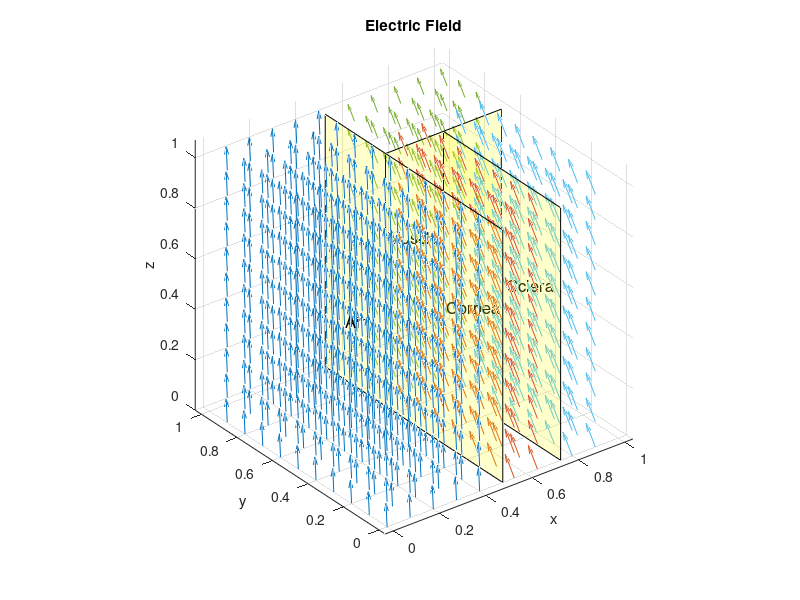

This chart was generated by the following MATLAB code:
%Initialize E0 or E air
Ex_air = 2;
Ey_air = 3;
Ez_air = 4;

%Intitialize organ name and organ epslon
muscle = 'Muscle';
muscle_e = 53.649;
cornea = 'Cornea';
cornea_e = 50.742;
sclera = 'Sclera';
sclera_e = 51.859;

% Calculate magnitude of electric field
magnitude_air = sqrt(Ex_air^2 + Ey_air^2 + Ez_air^2);

% Component Calculation
Ex_muscle = Ex_air / muscle_e
Ey_muscle = Ey_air
Ez_muscle = Ez_air
magnitude_muscle = sqrt(Ex_muscle^2 + Ey_muscle^2 + Ez_muscle^2)

Ex_cornea = Ex_air / cornea_e
Ey_cornea = Ey_air
Ez_cornea = Ez_air
magnitude_cornea = sqrt(Ex_cornea^2 + Ey_cornea^2 + Ez_cornea^2)

Ex_sclera = cornea_e*Ex_cornea / sclera_e
Ey_sclera = Ey_cornea
Ez_sclera = Ez_cornea
magnitude_sclera = sqrt(Ex_sclera^2 + Ey_sclera^2 + Ez_sclera^2)

% Grid Visualization
[x_air, y_air, z_air] = meshgrid(0:0.1:0.49, 0:0.1:0.99, 0:0.1:1);
[x_muscle, y_muscle, z_muscle] = meshgrid(0.55:0.1:0.99, 0.7:0.1:0.99, 0:0.1:1);
[x_cornea, y_cornea, z_cornea] = meshgrid(0.55:0.1:0.74, 0:0.1:0.6, 0:0.1:1);
[x_sclera, y_sclera, z_sclera] = meshgrid(0.8:0.1:0.99, 0:0.1:0.6, 0:0.1:1);

% Electric Field Components on The Grid
Ex_air_grid = Ex_air * ones(size(x_air));
Ey_air_grid = Ey_air * ones(size(y_air));
Ez_air_grid = Ez_air * ones(size(z_air));

Ex_muscle_grid = Ex_muscle * ones(size(x_muscle));
Ey_muscle_grid = Ey_muscle * ones(size(y_muscle));
Ez_muscle_grid = Ez_muscle * ones(size(z_muscle));

Ex_cornea_grid = Ex_cornea * ones(size(x_cornea));
Ey_cornea_grid = Ey_cornea * ones(size(y_cornea));
Ez_cornea_grid = Ez_cornea * ones(size(z_cornea));

Ex_sclera_grid = Ex_sclera * ones(size(x_sclera));
Ey_sclera_grid = Ey_sclera * ones(size(y_sclera));
Ez_sclera_grid = Ez_sclera * ones(size(z_sclera));

% Electric Field Plot
figure;
quiver3(x_air, y_air, z_air, Ex_air_grid, Ey_air_grid, Ez_air_grid);
hold on;
quiver3(x_muscle, y_muscle, z_muscle, Ex_muscle_grid, Ey_muscle_grid, Ez_muscle_grid);
hold on;
quiver3(x_cornea, y_cornea, z_cornea, Ex_cornea_grid, Ey_cornea_grid, Ez_cornea_grid);
hold on;
quiver3(x_sclera, y_sclera, z_sclera, Ex_sclera_grid, Ey_sclera_grid, Ez_sclera_grid);
xlabel('x');
ylabel('y');
zlabel('z');
title('Electric Field');
axis equal;
grid on;
hold on;

% Text Plot
text(0.25, 0.5, 0.5, 'Air', 'FontSize', 12, 'Color', 'black', 'HorizontalAlignment', 'center');
text(0.75, 0.83, 0.5, muscle, 'FontSize', 12, 'Color', 'black', 'HorizontalAlignment', 'center');
text(0.625, 0.33, 0.5, cornea, 'FontSize', 12, 'Color', 'black', 'HorizontalAlignment', 'center');
text(0.875, 0.33, 0.5, sclera, 'FontSize', 12, 'Color', 'black', 'HorizontalAlignment', 'center');

% Border Plot
x_border = [0.5, 0.5, 0.5, 0.5];
y_border = [0, 1, 1, 0];
z_border = [0, 0, 1, 1];
patch(x_border, y_border, z_border, 'y', 'FaceAlpha', 0.2);

x_border = [0.5, 1, 1, 0.5];
y_border = [0.66, 0.66, 0.66, 0.66];
z_border = [0, 0, 1, 1];
patch(x_border, y_border, z_border, 'y', 'FaceAlpha', 0.2);

x_border = [0.75, 0.75, 0.75, 0.75];
y_border = [0, 0.66, 0.66, 0];
z_border = [0, 0, 1, 1];
patch(x_border, y_border, z_border, 'y', 'FaceAlpha', 0.2);


